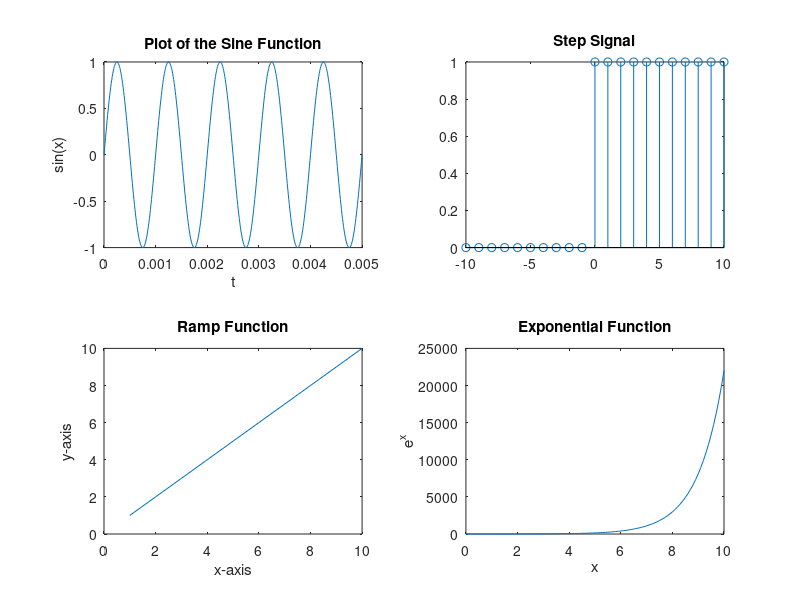

This figure's MATLAB source:
t=0:.00001:.005;
%Our sample frequency must be atleast twice of frequency defined
%So for this time step  must be less than 1/2f 
f=1000
y=sin(2*pi*f*t)
subplot(221),plot(t,y)
%If we are not giving x values i.e. t than it takes around 500 samples
xlabel('t')
ylabel('sin(x)')
title('Plot of the Sine Function')


t=-10:1:10;
y=zeros(1,21);
for k=1:length(t)
    if(t(1,k)>=0)
        y(1,k)=1
    else
        y(1,k)=0
    end
end
subplot(222), plot(t,y)
% If we don't write plot but only stem then also it would work.
stem(t,y)
title('Step Signal')


t=1:10;
y=zeros(1,10)
for k=1:length(t)
    y(1,k)=t(1,k)
end
subplot(223),plot(t,y)
xlabel('x-axis')
ylabel('y-axis')
title('Ramp Function')


t=0:.1:10
e=2.718
y=e.^t
subplot(224),plot(t,y)
title('Exponential Function')
xlabel('x')
ylabel('e^x')